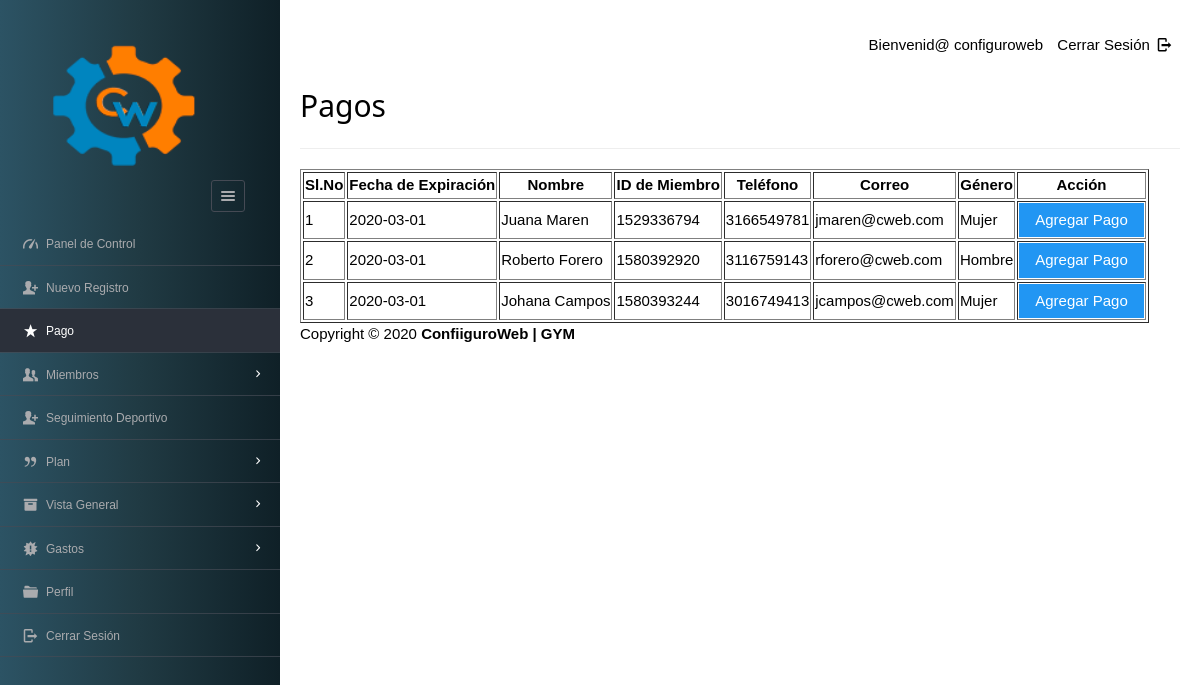
Screenshot of /dashboard/admin/payments.php (signed in) with the database file from the repository.
### tables this page shows
CREATE TABLE `users` (
  `userid` varchar(20) NOT NULL,
  `username` varchar(40) NOT NULL,
  `gender` varchar(8) NOT NULL,
  `mobile` varchar(20) NOT NULL,
  `email` varchar(20) NOT NULL,
  `dob` varchar(10) NOT NULL,
  `joining_date` varchar(10) NOT NULL
);

CREATE TABLE `enrolls_to` (
  `et_id` int(5) NOT NULL,
  `pid` varchar(8) NOT NULL,
  `uid` varchar(20) NOT NULL,
  `paid_date` varchar(15) DEFAULT NULL,
  `expire` varchar(15) DEFAULT NULL,
  `renewal` varchar(15) DEFAULT NULL
);

### dashboard/admin/payments.php (the view, shortened to what this page needs)
<?php
require '../../include/db_conn.php';
?>
<!DOCTYPE html>
<html lang="en">
<head>
    <link rel="stylesheet" href="../../css/style.css"  id="style-resource-5">
    <link rel="stylesheet" href="../../css/dashMain.css">
    <link rel="stylesheet" type="text/css" href="../../css/entypo.css">
    <link href="a1style.css" type="text/css" rel="stylesheet">
</head>
      <body class="page-body  page-fade" onload="collapseSidebar()">
    	<div class="page-container sidebar-collapsed" id="navbarcollapse">
		<div class="sidebar-menu">
			<header class="logo-env">
			<div class="logo">
				<a href="main.php">
					<img src="../../images/logo.png" alt="" width="192" height="80" />
				</a>
			</div>
					<div class="sidebar-collapse" onclick="collapseSidebar()">
				<a href="#" class="sidebar-collapse-icon with-animation">
					<i class="entypo-menu"></i>
				</a>
			</div>
			</header>
    		<?php include('nav.php'); ?>
    	</div>
    		<div class="main-content">
				<div class="row">
					<div class="col-md-6 col-sm-8 clearfix">
					</div>
					<div class="col-md-6 col-sm-4 clearfix hidden-xs">
						<ul class="list-inline links-list pull-right">
							<li>Bienvenid@ <?php echo $_SESSION['full_name']; ?>
							</li>
							<li>
								<a href="logout.php">
									Cerrar Sesión <i class="entypo-logout right"></i>
								</a>
							</li>
						</ul>
					</div>
				</div>
		<h2>Pagos</h2>
		<hr />
		<table class="table table-bordered datatable" id="table-1" border=1>
			<thead>
				<tr>
					<th>Sl.No</th>
					<th>Fecha de Expiración</th>
					<th>Nombre</th>
					<th>ID de Miembro</th>
					<th>Teléfono</th>
					<th>Correo</th>
					<th>Género</th>
					<th>Acción</th>
				</tr>
			</thead>
				<tbody>
				<?php
					$query  = "select * from enrolls_to where renewal='yes' ORDER BY expire";
					$result = mysqli_query($con, $query);
					$sno    = 1;
					if (mysqli_affected_rows($con) != 0) {
					    while ($row = mysqli_fetch_array($result, MYSQLI_ASSOC)) {
					        $uid   = $row['uid'];
					        $planid=$row['pid'];
					        $query1  = "select * from users WHERE userid='$uid'";
					        $result1 = mysqli_query($con, $query1);
					        if (mysqli_affected_rows($con) == 1) {
					            while ($row1 = mysqli_fetch_array($result1, MYSQLI_ASSOC)) {
					                 echo "<tr><td>".$sno."</td>";
					                echo "<td>" . $row['expire'] . "</td>";
					                echo "<td>" . $row1['username'] . "</td>";
					                echo "<td>" . $row1['userid'] . "</td>";
					                echo "<td>" . $row1['mobile'] . "</td>";
					                echo "<td>" . $row1['email'] . "</td>";
					                echo "<td>" . $row1['gender'] . "</td>";
					                $sno++;
					                echo "<td><form action='make_payments.php' method='post'><input type='hidden' name='userID' value='" . $uid . "'/>
					                <input type='hidden' name='planID' value='" . $planid . "'/><input type='submit' class='a1-btn a1-blue' value='Agregar Pago ' class='btn btn-info'/></form></td></tr>";
					                $uid = 0;
					            }
					        }
					    }
					}
					?>
				</tbody>
		</table>
			<?php include('footer.php'); ?>
    	</div>
    </body>
</html>

### css/style.css (style rules this page uses)
html { font-size: 62.5%; font-family: sans-serif; }
div { display: block; }
body { font-family: "Noto Sans", sans-serif, "Helvetica Neue", Helvetica, Arial, sans-serif; font-size: 12px; line-height: 1.428571429; display: block; margin: 0; }
*, *:before, *:after { box-sizing: border-box; }
a { text-decoration: none; background: transparent; }
img { vertical-align: middle; }
img { border: 0; }
.logo img { width: 220px; height: 200px; }
input, button, select, textarea { font-family: inherit; font-size: inherit; line-height: inherit; }
button, input { line-height: normal; }
button, input, select, textarea { font-family: inherit; font-size: 100%; margin: 0; }
input { background-color: white; cursor: text; padding: 1px; border-width: 2px; border-style: inset; border-color: initial; border-image: initial; }
input, textarea, select, button { text-rendering: auto; color: initial; letter-spacing: normal; word-spacing: normal; text-transform: none; text-indent: 0px; text-shadow: none; display: inline-block; text-align: start; margin: 0em; font: 400 13.3333px Arial; }
button, html input[type="button"], input[type="reset"], input[type="submit"] { cursor: pointer; }
a { color: #373e4a; text-decoration: none; }
a { background: transparent; }
a { color: #373e4a; }
.page-container { position: relative; padding-left: 280px; }
.page-container .sidebar-menu { position: absolute; width: 280px; top: 0; left: 0; bottom: 0; background: #0F2027; background: -webkit-linear-gradient(to right, #2C5364, #203A43, #0F2027); background: linear-gradient(to right, #2C5364, #203A43, #0F2027); color: #aaabae; z-index: 1; min-height: 796px; box-sizing: border-box; }
.page-container .sidebar-menu .logo-env { width: 100%; padding: 35px; padding-bottom: 10px; box-sizing: border-box; }
.page-container .sidebar-menu .logo-env:before, .page-container .sidebar-menu .logo-env:after { content: " "; display: table; }
.page-container .sidebar-menu .logo-env > div { display: block; vertical-align: middle; white-space: nowrap; float: left; }
.page-container .sidebar-menu .logo-env > div > a { display: inline-block; color: #aaabae; }
.page-container .sidebar-menu .logo-env > div.sidebar-collapse, .page-container .sidebar-menu .logo-env > div.sidebar-mobile-menu { position: relative; float: right; }
.page-container .sidebar-menu .logo-env > div.sidebar-collapse a, .page-container .sidebar-menu .logo-env > div.sidebar-mobile-menu a { display: inline-block; border: 1px solid #454a54; text-align: center; padding: 0; line-height: 1; font-size: 20px; font-weight: 300; padding: 5px 2px; background-clip: padding-box; border-radius: 3px; transition: all 200ms ease-in-out; }
.page-container .sidebar-menu .logo-env .logo img { width: 180px; height: 150px; }
.page-container .sidebar-menu .logo-env:after { clear: both; }
ul, ol { margin-top: 0; margin-bottom: 8.5px; }
ul, menu, dir { display: block; list-style-type: disc; }
li { display: list-item; }
i, cite, em, var, address, dfn { font-style: italic; }

### css/entypo.css (style rules this page uses)
[class^="entypo-"]:before, [class*=" entypo-"]:before { font-family: "entypo"; font-style: normal; font-weight: normal; speak: none; display: inline-block; text-decoration: inherit; width: 1em; margin-right: .2em; text-align: center; font-variant: normal; text-transform: none; line-height: 1em; margin-left: .2em; }
.entypo-menu:before { content: '\e811'; }
.entypo-logout:before { content: '\e85d'; }

### rows the page displays
enrolls_to: expire "2020-03-01"
users: username "Juana Maren", userid "1529336794", mobile "3166549781", email "jmaren@cweb.com", gender "Mujer"
enrolls_to: expire "2020-03-01"
users: username "Roberto Forero", userid "1580392920", mobile "3116759143", email "rforero@cweb.com", gender "Hombre"
enrolls_to: expire "2020-03-01"
users: username "Johana Campos", userid "1580393244", mobile "3016749413", email "jcampos@cweb.com", gender "Mujer"

### other values shown
$_SESSION['full_name'] "configuroweb"
